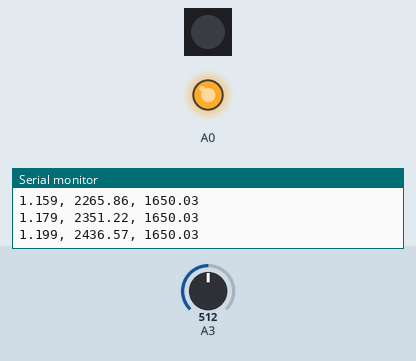
A sketch run on a simulated Arduino Zero (SAMD21). Shown: 1 RGB LEDs in strip order, left to right, output pins drawn as LEDs (lit = HIGH), the last lines printed to the serial monitor. The inputs (shaded band) are chosen by the test bench; at power-on: A3 = 512 (analog values on the 0–1023 scale).

Above: at 1.2 s.
1.3 s: A3 set to 306
At 2.08 s:
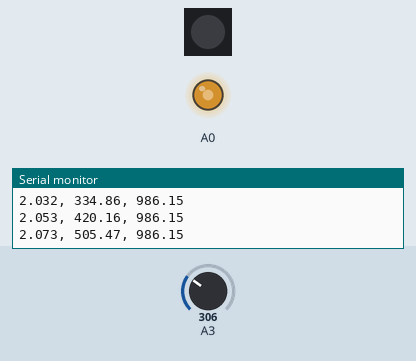
4.3 s: A3 set to 511
Timing chart, 0 to 13.3 s (numbered marks = the images above; inputs shaded):
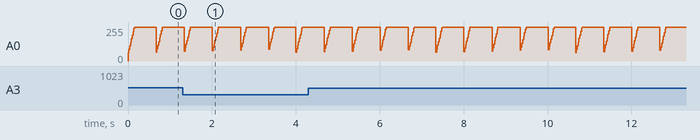

Measured:
- by itself, A0: ramps from 63/255 to 255/255 and jumps back, once every 0.67 s

The sketch:

TS_Starter.ino
```cpp
void setup() {
  // put your setup code here, to run once:
  // Initialize the Serial port for writing output to the monitor or plotter...
  Serial.begin(115200);

  // ... and wait for it to be ready
  while(!Serial && micros() < 10000000);
  Serial.print("\n\nTS12345678\n\nt[s], mvOut, mvIn\n\n");

  // Set analog read resolution to 16 bits for best resolution
  analogReadResolution(16);

  m0dotStarOff();   // Turns off the bright LED in the middle of the board
}

void loop() {
  // put your main code here, to run repeatedly:
  // get the latest value from your function and assign it to a variable mvOut
  double mvOut = 0;   // the output from the time series function in millivolts
  mvOut = sqWave(1.5);
  mvOut = sinWave(1.5);
  mvOut = triWave(1.5);
  //mvOut = triSqSin(1.5);  // uncomment this one once your function works
  // the value of mvOut will be whatever came back from the last function called

  // write out to A0 so it provides a voltage corresponding to mvOut
  unsigned aOut = mvOut / 3300 * 1023;  // scale to 0-1023 for output
  analogWrite(A0,aOut);                 // write to A0 (wired to A3)

  // read the latest value in from A3 and convert it to millivolts as variable mvIn
  unsigned aIn = analogRead(A3);        // digital value from A3
  double mvIn = aIn * 3300. / 65535;     // scaled from 0-65535 to 0-3300 mV

  // print time in seconds, mvOut and mvIn to the Serial output
  // so you can display them on the monitor or plotter
  Serial.print(micros()/1000000.,3);
  Serial.print(", ");
  Serial.print(mvOut);
  Serial.print(", ");
  Serial.println(mvIn);

  // delay about 20 milliseconds so you can see what's going on
  // and get the full waveform on the plotter.
  delay(20);
}
```

TS.ino
```cpp
double sqWave(double freq){
  // Return a square wave at frequency freq
  // with amplitude almost covering the full 0 to 3300 mV range
  unsigned per = (1/freq) * 1000000;      // period of waveform [us]
  unsigned t = micros();                  // time right now [us]
  if(t % per < per / 2) return 100;       // low in first half period
  else return 3200;                       // otherwise high
}

double triWave(double freq){
  // Return a square wave at frequency freq
  // with amplitude almost covering the full 0 to 3300 mV range
  unsigned per = (1/freq) * 1000000;      // period of waveform [us]
  double perD = per;                      // a double precision version...
  unsigned t = micros();                  // time right now [us]
  double frac = (t % per) / perD;         // fraction of the way through the period
  return 200. + 2800. * frac;
}

double sinWave(double freq){
  // Return a square wave at frequency freq
  // with amplitude almost covering the full 0 to 3300 mV range
  unsigned per = (1/freq) * 1000000;      // period of waveform [us]
  double perD = per;                      // a double precision version...
  unsigned t = micros();                  // time right now [us]
  double frac = (t % per) / perD;         // fraction of the way through the period
  return 1600. + 1100. * sin(2 * 3.14159 * frac);
}


double triSqSin(double freq){         // return a signal level in millivolts
  double retVal = 1600.;
  return retVal;
}
```

m0dotStar.ino
```cpp
// An example demonstrating how to control the Adafruit Dot Star RGB LED
// included on board the ItsyBitsy M0 board. For more, follow the link
// https://learn.adafruit.com/introducing-itsy-bitsy-m0/pinouts#spi-flash-and-dotstar-2989068-14

#include <Adafruit_DotStar.h>
// one pixel, data on pin 41, clock on pin 40 for the Itsy Bitsy M0 Express
Adafruit_DotStar m0dotStar(1, 41, 40, DOTSTAR_BRG);

void m0dotStarOff() { // really useful to cut glare
  m0dotStar.begin(); // Initialize pins for output
  m0dotStar.setPixelColor(0, 255,255,255);
  m0dotStar.setBrightness(0);
  m0dotStar.show();  // Turn all LEDs off ASAP
}

void m0dotStarOn() {
  m0dotStar.begin(); // Initialize pins for output
  m0dotStar.setPixelColor(0, 255,255,255);
  m0dotStar.setBrightness(255);
  m0dotStar.show();  // Turn all LEDs off ASAP
}
```
